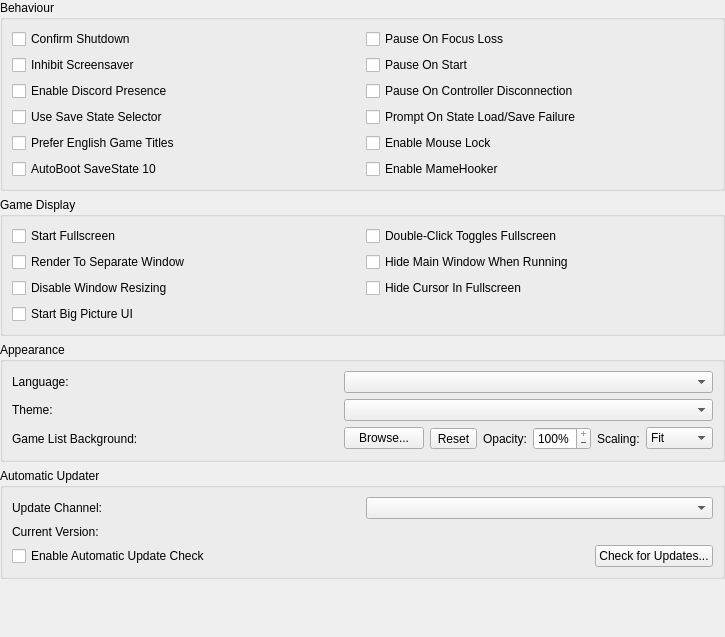
<?xml version="1.0" encoding="UTF-8"?>
<ui version="4.0">
 <class>InterfaceSettingsWidget</class>
 <widget class="QWidget" name="InterfaceSettingsWidget">
  <property name="geometry">
   <rect>
    <x>0</x>
    <y>0</y>
    <width>725</width>
    <height>637</height>
   </rect>
  </property>
  <layout class="QVBoxLayout" name="verticalLayout">
   <property name="leftMargin">
    <number>0</number>
   </property>
   <property name="topMargin">
    <number>0</number>
   </property>
   <property name="rightMargin">
    <number>0</number>
   </property>
   <property name="bottomMargin">
    <number>0</number>
   </property>
   <item>
    <widget class="QGroupBox" name="behaviourGroup">
     <property name="title">
      <string>Behaviour</string>
     </property>
     <layout class="QGridLayout" name="formLayout_4">
      <item row="1" column="0">
       <widget class="QCheckBox" name="inhibitScreensaver">
        <property name="text">
         <string>Inhibit Screensaver</string>
        </property>
       </widget>
      </item>
      <item row="0" column="1">
       <widget class="QCheckBox" name="pauseOnFocusLoss">
        <property name="text">
         <string>Pause On Focus Loss</string>
        </property>
       </widget>
      </item>
      <item row="0" column="0">
       <widget class="QCheckBox" name="confirmShutdown">
        <property name="text">
         <string>Confirm Shutdown</string>
        </property>
       </widget>
      </item>
      <item row="3" column="0">
       <widget class="QCheckBox" name="savestateSelector">
        <property name="text">
         <string>Use Save State Selector</string>
        </property>
       </widget>
      </item>
      <item row="2" column="0">
       <widget class="QCheckBox" name="discordPresence">
        <property name="text">
         <string>Enable Discord Presence</string>
        </property>
       </widget>
      </item>
      <item row="1" column="1">
       <widget class="QCheckBox" name="pauseOnStart">
        <property name="text">
         <string>Pause On Start</string>
        </property>
       </widget>
      </item>
      <item row="2" column="1">
       <widget class="QCheckBox" name="pauseOnControllerDisconnection">
        <property name="text">
         <string>Pause On Controller Disconnection</string>
        </property>
       </widget>
      </item>
      <item row="3" column="1">
       <widget class="QCheckBox" name="promptOnStateLoadSaveFailure">
        <property name="text">
         <string>Prompt On State Load/Save Failure</string>
        </property>
       </widget>
      </item>
      <item row="4" column="0">
       <widget class="QCheckBox" name="preferEnglishGameList">
        <property name="text">
         <string>Prefer English Game Titles</string>
        </property>
       </widget>
      </item>
      <item row="4" column="1">
       <widget class="QCheckBox" name="mouseLock">
        <property name="text">
         <string>Enable Mouse Lock</string>
        </property>
       </widget>
      </item>
      <item row="5" column="0">
       <widget class="QCheckBox" name="autoBootSaveStateTen">
        <property name="text">
         <string>AutoBoot SaveState 10</string>
        </property>
       </widget>
      </item>
      <item row="5" column="1">
       <widget class="QCheckBox" name="enableMameHooker">
        <property name="text">
         <string>Enable MameHooker</string>
        </property>
       </widget>
      </item>
      <!-- // Not needed Sinden was never finished by nixxou 
      <item row="5" column="1">
       <widget class="QCheckBox" name="sindenRecoil">
        <property name="text">
         <string>Use Sinden Recoil</string>
        </property>
       </widget>
      </item>			  -->
     </layout>
    </widget>
   </item>
   <item>
    <widget class="QGroupBox" name="gameDisplayGroup">
     <property name="title">
      <string>Game Display</string>
     </property>
     <layout class="QGridLayout" name="gridLayout_3">
      <item row="0" column="0">
       <widget class="QCheckBox" name="startFullscreen">
        <property name="text">
         <string>Start Fullscreen</string>
        </property>
       </widget>
      </item>
      <item row="0" column="1">
       <widget class="QCheckBox" name="doubleClickTogglesFullscreen">
        <property name="text">
         <string>Double-Click Toggles Fullscreen</string>
        </property>
       </widget>
      </item>
      <item row="1" column="0">
       <widget class="QCheckBox" name="renderToSeparateWindow">
        <property name="text">
         <string>Render To Separate Window</string>
        </property>
       </widget>
      </item>
      <item row="1" column="1">
       <widget class="QCheckBox" name="hideMainWindow">
        <property name="text">
         <string>Hide Main Window When Running</string>
        </property>
       </widget>
      </item>
      <item row="2" column="0">
       <widget class="QCheckBox" name="disableWindowResizing">
        <property name="text">
         <string>Disable Window Resizing</string>
        </property>
       </widget>
      </item>
      <item row="2" column="1">
       <widget class="QCheckBox" name="hideMouseCursor">
        <property name="text">
         <string>Hide Cursor In Fullscreen</string>
        </property>
       </widget>
      </item>
      <item row="3" column="0">
       <widget class="QCheckBox" name="startFullscreenUI">
        <property name="text">
         <string>Start Big Picture UI</string>
        </property>
       </widget>
      </item>
     </layout>
    </widget>
   </item>
   <item>
    <widget class="QGroupBox" name="appearancesGroup">
     <property name="title">
      <string>Appearance</string>
     </property>
     <layout class="QGridLayout" name="gridLayout">
      <item row="1" column="1">
       <widget class="QComboBox" name="theme"/>
      </item>
      <item row="0" column="0">
       <widget class="QLabel" name="languageLabel">
        <property name="text">
         <string>Language:</string>
        </property>
        <property name="buddy">
         <cstring>language</cstring>
        </property>
       </widget>
      </item>
      <item row="0" column="1">
       <widget class="QComboBox" name="language"/>
      </item>
      <item row="1" column="0">
       <widget class="QLabel" name="themeLabel">
        <property name="text">
         <string>Theme:</string>
        </property>
        <property name="buddy">
         <cstring>theme</cstring>
        </property>
       </widget>
      </item>
      <item row="2" column="0">
       <widget class="QLabel" name="backgroundLabel">
        <property name="text">
         <string>Game List Background:</string>
        </property>
        <property name="buddy">
         <cstring>backgroundBrowse</cstring>
        </property>
       </widget>
      </item>
      <item row="2" column="1">
       <layout class="QHBoxLayout" name="backgroundPathLayout">
        <item>
         <widget class="QPushButton" name="backgroundBrowse">
          <property name="sizePolicy">
           <sizepolicy hsizetype="Fixed" vsizetype="Fixed">
            <horstretch>0</horstretch>
            <verstretch>0</verstretch>
           </sizepolicy>
          </property>
          <property name="text">
           <string>Browse...</string>
          </property>
         </widget>
        </item>
        <item>
         <widget class="QToolButton" name="backgroundReset">
          <property name="text">
           <string>Reset</string>
          </property>
          <property name="icon">
           <iconset theme="trash-fill"/>
          </property>
         </widget>
        </item>
        <item>
         <widget class="QLabel" name="backgroundOpacityLabel">
          <property name="sizePolicy">
           <sizepolicy hsizetype="Fixed" vsizetype="Preferred">
            <horstretch>0</horstretch>
            <verstretch>0</verstretch>
           </sizepolicy>
          </property>
          <property name="text">
           <string>Opacity:</string>
          </property>
          <property name="buddy">
           <cstring>backgroundOpacity</cstring>
          </property>
         </widget>
        </item>
        <item>
         <widget class="QSpinBox" name="backgroundOpacity">
          <property name="buttonSymbols">
           <enum>QAbstractSpinBox::ButtonSymbols::PlusMinus</enum>
          </property>
          <property name="showGroupSeparator" stdset="0">
           <bool>false</bool>
          </property>
          <property name="suffix">
           <string notr="true">%</string>
          </property>
          <property name="minimum">
           <number>0</number>
          </property>
          <property name="maximum">
           <number>100</number>
          </property>
          <property name="singleStep">
           <number>5</number>
          </property>
          <property name="value">
           <number>100</number>
          </property>
         </widget>
        </item>
        <item>
         <widget class="QLabel" name="backgroundScaleLabel">
          <property name="sizePolicy">
           <sizepolicy hsizetype="Fixed" vsizetype="Preferred">
            <horstretch>0</horstretch>
            <verstretch>0</verstretch>
           </sizepolicy>
          </property>
          <property name="text">
           <string>Scaling:</string>
          </property>
          <property name="buddy">
           <cstring>backgroundScale</cstring>
          </property>
         </widget>
        </item>
        <item>
         <widget class="QComboBox" name="backgroundScale">
          <property name="sizePolicy">
           <sizepolicy hsizetype="Minimum" vsizetype="Fixed">
            <horstretch>0</horstretch>
            <verstretch>0</verstretch>
           </sizepolicy>
          </property>
          <item>
           <property name="text">
            <string>Fit</string>
           </property>
          </item>
          <item>
           <property name="text">
            <string>Fill</string>
           </property>
          </item>
          <item>
           <property name="text">
            <string>Stretch</string>
           </property>
          </item>
          <item>
           <property name="text">
            <string>Center</string>
           </property>
          </item>
          <item>
           <property name="text">
            <string>Tile</string>
           </property>
          </item>
         </widget>
        </item>
       </layout>
      </item>
     </layout>
    </widget>
   </item>
   <item>
    <widget class="QGroupBox" name="automaticUpdaterGroup">
     <property name="title">
      <string>Automatic Updater</string>
     </property>
     <layout class="QGridLayout" name="gridLayout_2">
      <item row="0" column="0">
       <widget class="QLabel" name="updaterChannelLabel">
        <property name="text">
         <string>Update Channel:</string>
        </property>
        <property name="buddy">
         <cstring>autoUpdateTag</cstring>
        </property>
       </widget>
      </item>
      <item row="1" column="1">
       <widget class="QLabel" name="autoUpdateCurrentVersion">
        <property name="text">
         <string/>
        </property>
       </widget>
      </item>
      <item row="0" column="1">
       <widget class="QComboBox" name="autoUpdateTag"/>
      </item>
      <item row="1" column="0">
       <widget class="QLabel" name="currentVersionLabel">
        <property name="text">
         <string>Current Version:</string>
        </property>
       </widget>
      </item>
      <item row="2" column="0" colspan="2">
       <layout class="QHBoxLayout" name="automaticUpdaterCheckGroup" stretch="1,0">
        <item>
         <widget class="QCheckBox" name="autoUpdateEnabled">
          <property name="text">
           <string>Enable Automatic Update Check</string>
          </property>
         </widget>
        </item>
        <item>
         <widget class="QPushButton" name="checkForUpdates">
          <property name="text">
           <string>Check for Updates...</string>
          </property>
         </widget>
        </item>
       </layout>
      </item>
     </layout>
    </widget>
   </item>
   <item>
    <spacer name="verticalSpacer">
     <property name="orientation">
      <enum>Qt::Orientation::Vertical</enum>
     </property>
     <property name="sizeHint" stdset="0">
      <size>
       <width>20</width>
       <height>0</height>
      </size>
     </property>
    </spacer>
   </item>
  </layout>
 </widget>
 <tabstops>
  <tabstop>confirmShutdown</tabstop>
  <tabstop>pauseOnFocusLoss</tabstop>
  <tabstop>inhibitScreensaver</tabstop>
  <tabstop>pauseOnStart</tabstop>
  <tabstop>discordPresence</tabstop>
  <tabstop>pauseOnControllerDisconnection</tabstop>
  <tabstop>savestateSelector</tabstop>
  <tabstop>promptOnStateLoadSaveFailure</tabstop>
  <tabstop>preferEnglishGameList</tabstop>
  <tabstop>mouseLock</tabstop>
  <tabstop>startFullscreen</tabstop>
  <tabstop>doubleClickTogglesFullscreen</tabstop>
  <tabstop>renderToSeparateWindow</tabstop>
  <tabstop>hideMainWindow</tabstop>
  <tabstop>disableWindowResizing</tabstop>
  <tabstop>hideMouseCursor</tabstop>
  <tabstop>startFullscreenUI</tabstop>
  <tabstop>language</tabstop>
  <tabstop>theme</tabstop>
  <tabstop>backgroundBrowse</tabstop>
  <tabstop>backgroundReset</tabstop>
  <tabstop>backgroundOpacity</tabstop>
  <tabstop>backgroundScale</tabstop>
  <tabstop>autoUpdateTag</tabstop>
  <tabstop>autoUpdateEnabled</tabstop>
  <tabstop>checkForUpdates</tabstop>
 </tabstops>
 <resources>
  <include location="../resources/resources.qrc"/>
 </resources>
 <connections/>
</ui>
